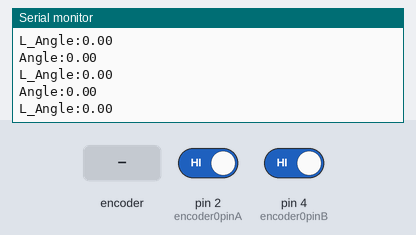
This sketch was run on a simulated Arduino Uno, built with avr-gcc and run on an emulated ATmega328P. Shown: the last lines printed to the serial monitor. Inputs (shaded band) come from the test bench; at power-on: pin 2 (encoder0pinA) HIGH, pin 4 (encoder0pinB) HIGH.

Above: at 1.2 s.
1.3 s: rotary encoder on pin 2 (encoder0pinA) / pin 4 (encoder0pinB) turned 1 step (first pin leading)
At 1.32 s:
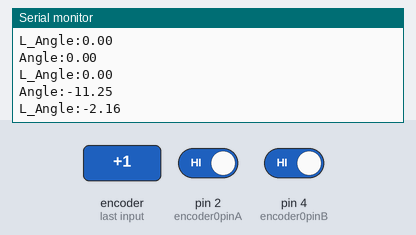
3.0 s: rotary encoder on pin 2 (encoder0pinA) / pin 4 (encoder0pinB) turned 1 step (first pin leading)
At 3.23 s:
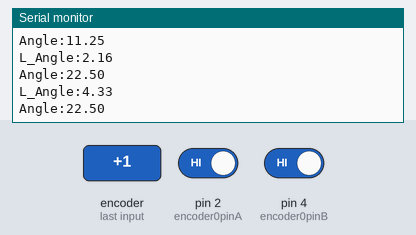
Timing chart, 0 to 6.0 s (numbered marks = the images above; inputs shaded):
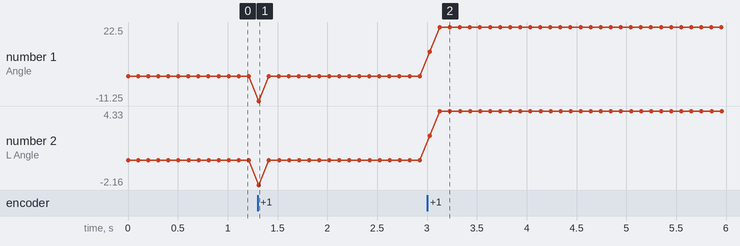

The sketch:

Electric_Motor_Test.ino
```cpp
//The sample code for driving one way motor encoder
const byte encoder0pinA = 2;//A pin -> the interrupt pin 0
const byte encoder0pinB = 4;//B pin -> the digital pin 4
byte encoder0PinALast;
double duration;//the number of the pulses
double degree;
double large_degree;
boolean Direction;//the rotation direction


void setup()
{
 Serial.begin(57600);//Initialize the serial port
 EncoderInit();//Initialize the module
}

void loop()
{
 Serial.print("Angle:");
 Serial.println(degree);
 Serial.print("L_Angle:");
 Serial.println(large_degree);
 //duration = 0;
 delay(100);
}

void EncoderInit()
{
 Direction = true;//default -> Forward
 pinMode(encoder0pinB,INPUT);
 attachInterrupt(0, wheelSpeed, CHANGE);
}

void wheelSpeed()
{
 int Lstate = digitalRead(encoder0pinA);
 if((encoder0PinALast == LOW) && Lstate==HIGH)
 {
 int val = digitalRead(encoder0pinB);
 if(val == LOW && Direction)
 {
 Direction = false; //Reverse
 }
 else if(val == HIGH && !Direction)
 {
 Direction = true; //Forward
 }
 }
 encoder0PinALast = Lstate;


 if(!Direction) {
  duration++;
 } else {
  duration--;
 }

 degree = duration/32.0 * 360.0;
 large_degree = degree/5.2;
}
```

Measured:
- after the input at 1.3 s, the serial monitor: prints a new line at once (image 1)
- after the input at 3.0 s, the serial monitor: prints a new line at once (image 2)
- plotted number 1: 0 → 22.5 after the input at 3.0 s
- plotted number 2: 0 → 4.33 after the input at 3.0 s
